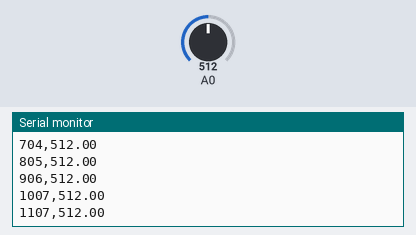
Bench run of a sketch on a simulated Arduino Uno, built with avr-gcc and run on an emulated ATmega328P. Shown: the last lines printed to the serial monitor. Inputs (shaded band) come from the test bench; at power-on: A0 = 512.

Above: at 1.2 s.
1.3 s: A0 set to 716
At 1.32 s:
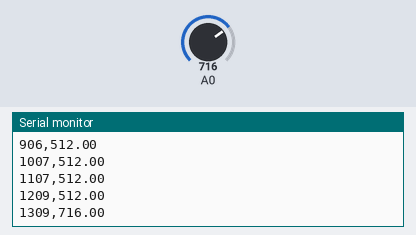
2.8 s: A0 set to 900
At 2.83 s:
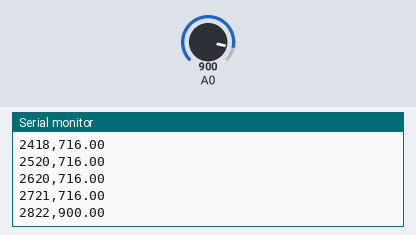
Timing chart, 0 to 5.8 s (numbered marks = the images above; inputs shaded):
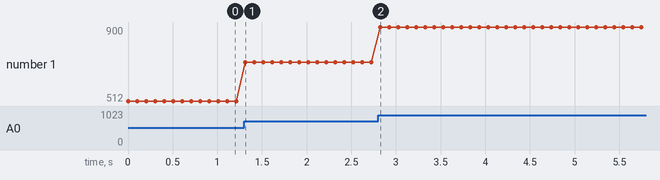

The sketch:

lab_2_again.ino
```cpp
void setup() {
  // initialize serial communication at 9600 bits per second:
  Serial.begin(115200);
}

// the loop routine runs over and over again forever:
void loop() {
  // read the input on analog pin 0:
  int sensorValue = analogRead(A0);
  float v_out = sensorValue;
  // print out the value you read:
  Serial.print(millis());
  Serial.print(",");
  Serial.println(v_out);

  delay(100);  // delay in between reads for stability
}
```

Measured:
- after the input at 1.3 s, the serial monitor: prints a new line at once (image 1)
- plotted number 1: 512 → 716 after the input at 1.3 s
